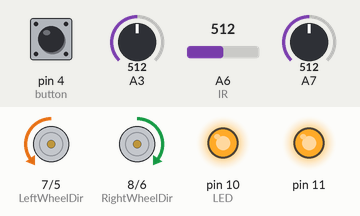
Bench run of a sketch on a simulated Arduino Nano, built with avr-gcc and run on an emulated ATmega328P. Parts: direction and speed pins drawn as motors (green arrow = direction pin HIGH = forward, orange = LOW = backward, longer = more drive), output pins drawn as LEDs (lit = HIGH). Inputs (shaded band) come from the test bench; at power-on: A6 (IR) = 512, A7 = 512, pin 4 (button) LOW, A3 = 512. Random numbers use the default seed unless the sketch sets one.

Above: at 1.3 s.
1.4 s: A6 (IR) set to 716
At 1.9 s:
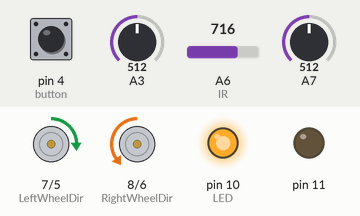
4.9 s: A7 set to 716
At 11.5 s:
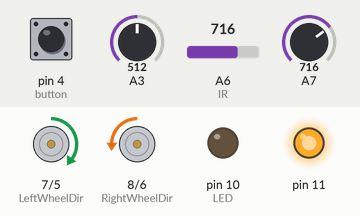
11.6 s: A6 (IR) set to 890
15.1 s: A6 (IR) set to 867
At 18.2 s:
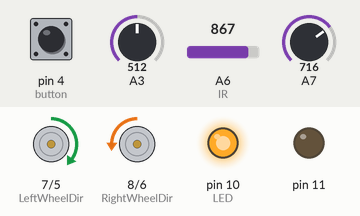
18.6 s: A7 set to 890
23.1 s: A7 set to 880
At 25.1 s:
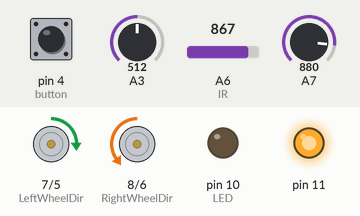
Timing chart, 0 to 30.8 s (numbered marks = the images above; inputs shaded):
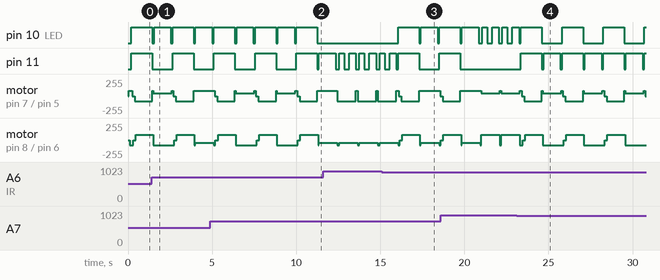

The sketch:

AvoidWall.ino
```cpp
#define LeftWheelDir 7
#define RightWheelDir 8
#define LeftWheelPwm 5
#define RightWheelPwm 6
#define Threshold 880
double LEFT;
double CENTER;
double RIGHT;

void Forward(double RIGHT_VEL, double LEFT_VEL)
{
  digitalWrite(LeftWheelDir, 1);
  delay(50);
  analogWrite(LeftWheelPwm, LEFT_VEL);
  digitalWrite(RightWheelDir, 0);
  delay(50);
  analogWrite(RightWheelPwm, RIGHT_VEL);
}
void Backward(double RIGHT_VEL, double LEFT_VEL)
{
  digitalWrite(LeftWheelDir, 0);
  delay(50);
  analogWrite(LeftWheelPwm, LEFT_VEL);
  digitalWrite(RightWheelDir, 1);
  delay(50);
  analogWrite(RightWheelPwm, RIGHT_VEL);
}
void LeftBackward(double RIGHT_VEL, double LEFT_VEL) { //왼 - 뒤 오- 앞
  digitalWrite(LeftWheelDir, 0);
  delay(50);
  analogWrite(LeftWheelPwm, LEFT_VEL);
  digitalWrite(RightWheelDir, 0);
  delay(50);
  analogWrite(RightWheelPwm, RIGHT_VEL);
}
void RightBackward(double RIGHT_VEL, double LEFT_VEL) {
  digitalWrite(LeftWheelDir, 1);
  delay(50);
  analogWrite(LeftWheelPwm, LEFT_VEL);
  digitalWrite(RightWheelDir, 1);
  delay(50);
  analogWrite(RightWheelPwm, RIGHT_VEL);
}
void _loop() {
}
void setup() {
  // put your setup code here, to run once:
  pinMode(4, INPUT); // button
  pinMode(LeftWheelDir, OUTPUT); // dirve
  pinMode(LeftWheelPwm, OUTPUT);
  pinMode(RightWheelDir, OUTPUT);
  pinMode(RightWheelPwm, OUTPUT);
  pinMode(A6, INPUT); // IR
  pinMode(A3, INPUT);
  pinMode(A7, INPUT);
  pinMode(10, OUTPUT); // LED
  pinMode(11, OUTPUT);
  Serial.begin(9600);
  //오른쪽 버튼 누르면 동작
  while (!(digitalRead(4) == 0))
  {
    _loop();
  }
  Forward(80, 80);
}
void BlinkLED1(int pinNum) {
  digitalWrite(pinNum, HIGH);
  delay(1000);
  digitalWrite(pinNum, LOW);
}
void BlinkLED2(int pinNum) {
  digitalWrite(pinNum, HIGH);
  delay(300);
  digitalWrite(pinNum, LOW);
  delay(300);
  digitalWrite(pinNum, HIGH);
  delay(400);
  digitalWrite(pinNum, LOW);
}
void loop() {
  // put your main code here, to run repeatedly:
  LEFT = analogRead(A7);
  CENTER = analogRead(A3);
  RIGHT = analogRead(A6);
  Forward(80, 80);
  if (RIGHT <= Threshold && LEFT > Threshold && CENTER > Threshold) { //IR센서 1개
    RightBackward(70, 20);
    BlinkLED1(10);
  }
  else if (LEFT <= Threshold && RIGHT > Threshold && CENTER > Threshold) {
    LeftBackward(20, 70);
    BlinkLED1(11);
  }
  else if (RIGHT <= Threshold && CENTER <= Threshold && LEFT > Threshold) { //IR센서 2개
    RightBackward(80, 40);
    BlinkLED2(10);
  }
  else if (LEFT <= Threshold && CENTER <= Threshold && RIGHT > Threshold) {
    LeftBackward(40, 80);
    BlinkLED2(11);
  }
  else if (RIGHT <= Threshold && CENTER <= Threshold && LEFT <= Threshold) { //IR센서 3개다 인식
    digitalWrite(10, HIGH);
    digitalWrite(11, HIGH);
    Forward(0, 0);
    delay(50);
    Backward(80, 80);
    delay(1000);
    digitalWrite(10, LOW);
    digitalWrite(11, LOW);
    if (RIGHT < LEFT) {
      Forward(80, 40);
      BlinkLED1(11);
    }
    else if (LEFT < RIGHT) {
      Forward(40, 80);
      BlinkLED1(10);
    }
    else if (LEFT == RIGHT) { //랜덤 방향
      int rnd = random(0, 2);
      if (rnd == 0) {
        Forward(40, 80);
        BlinkLED1(11);
      }
      else {
        Forward(80, 40);
        BlinkLED1(10);
      }
    }

  }

}
```

Measured:
- after the input at 15.1 s, pin 10 (LED): goes HIGH 1.3 s, LOW 0.10 s, HIGH 1.0 s, LOW 0.10 s, then HIGH, starting after 0.96 s
- after the input at 23.1 s, pin 11: LOW → HIGH after 0.26 s, then repeats every 2.5 s: LOW 0.10 s, HIGH 1.0 s, LOW 0.10 s, HIGH 1.3 s
- by itself, pin 10 (LED): repeats every 2.5 s: HIGH 1.3 s, LOW 0.10 s, HIGH 1.0 s, LOW 0.10 s
- by itself, pin 11: repeats every 2.5 s: LOW 1.2 s, HIGH 1.3 s
- by itself, motor on pin 8 (RightWheelDir) / pin 6 (RightWheelPwm): repeats every 2.5 s: stopped 0.15 s, forward 80/255 1.1 s, backward 80/255 1.3 s
- by itself, motor on pin 7 (LeftWheelDir) / pin 5 (LeftWheelPwm): repeats every 2.5 s: stopped 0.15 s, backward 80/255 1.1 s, forward 80/255 0.05 s, forward 40/255 1.1 s, forward 80/255 0.10 s
